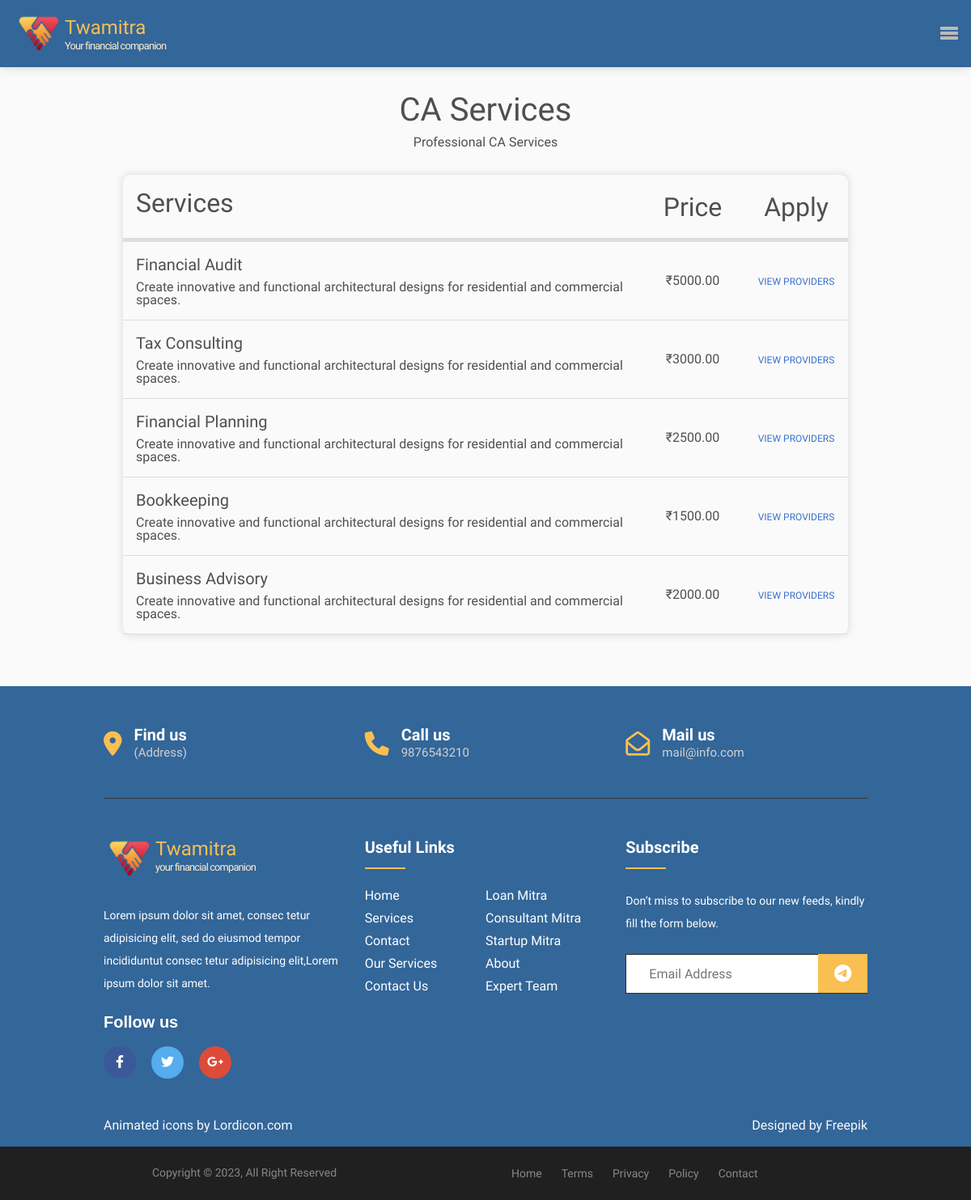
Page /subServices/CA/ on the committed database.
### twamitraApp/models.py (models this page shows, shortened)
class Professions(models.Model):
    name = models.CharField(max_length=255)
    alias = models.CharField(max_length=255)

class ServiceType(models.Model):
    name = models.CharField(max_length=150)
    alias = models.CharField(max_length=150)
    profession = models.ForeignKey(Professions,on_delete=models.CASCADE)
    price = models.DecimalField(max_digits=10, decimal_places=2)

### twamitraApp/views.py (the view)
# urls.py: path("subServices/<str:sub>/",views.subServices,name="subServices"),
def subServices(request,sub):
    profession = Professions.objects.get(alias=sub)
    services = ServiceType.objects.filter(profession=profession)
    return render(request, "subServices.html", {"services":services, "profession":profession})

### templates/subServices.html (shortened to what this page needs)
{% extends 'base.html' %}
{% load static %}
{% block css %}
{% block head_css_site %}
{{ block.super }}
<link rel="stylesheet" href="{% static 'stylesheet/subservice.css' %}">
{% endblock head_css_site %}
{% endblock css %}
{% block content %}
<div class="subServicesWrapper">
    <header>
        <h1>{{profession.name}} Services</h1>
        <p>Professional {{profession.name}} Services</p>
    </header>
    <table class="subServicesTable">
        <thead class="subServicesTableHead">
            <th class="servicesNameHead">
                <h2>Services</h2>
            </th>
            <th class="servicesPriceHead">
                <h2>Price</h2>
            </th>
            <th class="servicesApplyHead">
                <h2>Apply</h2>
            </th>
        </thead>
        {% for service in services %}
        <form action="{% url 'viewProviders' %}" method="get">
            <tr class="subServicesTableRow">
                <td class="service">
                    <h5>{{service.name}}</h5>
                    <p>Create innovative and functional architectural designs for residential and commercial spaces.</p>
                </td>
                <td class="price">
                    <p>&#8377;{{service.price}}</p>
                </td>
                <td class="apply">
                    <button type="submit" class="btn btn-tertiary">
                        <p>View Providers</p>
                    </button>
                </td>
            </tr>
        </form>
        {% endfor %}
    </table>
</div>
{% endblock %}

### templates/base.html (shortened to what this page needs)
{% load static %}
<!DOCTYPE html>
<html lang="en">
<head>
    <link rel="stylesheet" href="https://cdnjs.cloudflare.com/ajax/libs/font-awesome/6.0.0/css/all.min.css" />
    <link rel="stylesheet" href="https://unpkg.com/aos@next/dist/aos.css" />
    {% block css %}
    {% block head_css_site %}
    <link rel="stylesheet" href="{% static 'css/mdb.min.css' %}" />
    <link rel="stylesheet" href="{% static 'stylesheet/home.css' %}" type='text/css'>
    <link rel="stylesheet" href="https://unpkg.com/aos@next/dist/aos.css" />
    <link rel="stylesheet" type="text/css"
        href="https://cdn.jsdelivr.net/npm/node-snackbar@latest/dist/snackbar.min.css" />
    {% endblock head_css_site %}
    {% endblock css %}
</head>
<body>
    {% include 'navbar.html'%}
    {% block content %}
    {% endblock %}
    {% include 'footer.html'%}
</body>
</html>

### templates/navbar.html (shortened to what this page needs)
{% load static %}
<header>
    <nav class="navbar container">
        <a href="{% url 'home' %}" class="logo_nav">
            <div class="logoImg">
                <img class="logo_img" src="{% static 'img/logo.png' %}" alt="">
            </div>
            <div class="logoName">
                <h4>Twamitra</h4>
                <p>Your financial companion</p>
            </div>
        </a>
        <div class='hamBurger demo'>
            <div id="menu-icon" class='menu'>
                <span class='bar1'></span>
                <span class='bar2'></span>
                <span class='bar3'></span>
            </div>
        </div>
    </nav>
</header>

### templates/footer.html
{% load static %}
<footer class="footer-section">
    <div class="container main-footer">
        <div class="footer-cta pt-5 pb-5">
            <div class="row">
                <div class="col-xl-4 col-md-4 mb-30">
                    <div class="single-cta">
                        <i class="fas fa-map-marker-alt"></i>
                        <div class="cta-text">
                            <h4>Find us</h4>
                            <span>(Address)</span>
                        </div>
                    </div>
                </div>
                <div class="col-xl-4 col-md-4 mb-30">
                    <div class="single-cta">
                        <i class="fas fa-phone"></i>
                        <div class="cta-text">
                            <h4>Call us</h4>
                            <span>9876543210</span>
                        </div>
                    </div>
                </div>
                <div class="col-xl-4 col-md-4 mb-30">
                    <div class="single-cta">
                        <i class="far fa-envelope-open"></i>
                        <div class="cta-text">
                            <h4>Mail us</h4>
                            <span>mail@info.com</span>
                        </div>
                    </div>
                </div>
            </div>
        </div>
        <div class="footer-content pt-5 pb-5">
            <div class="row ">
                <div class="col-xl-4 col-lg-4 mb-50">
                    <div class="footer-widget">
                        <div class="footer-logo">
                            <a href="{% url 'home' %}" >
                                <div class="logoImg">
                                    <img class="logo_img" src="{% static 'img/logo.png'%}" alt="">
                                </div>
                                <div class="logoName">
                                    <h4>Twamitra</h4>
                                    <p>your financial companion</p>
                                </div>
                            </a>
                        </div>
                        <div class="footer-text">
                            <p>Lorem ipsum dolor sit amet, consec tetur adipisicing elit, sed do eiusmod tempor
                                incididuntut consec tetur adipisicing
                                elit,Lorem ipsum dolor sit amet.</p>
                        </div>
                        <div class="footer-social-icon">
                            <span>Follow us</span>
                            <a href="#"><i class="fab fa-facebook-f facebook-bg"></i></a>
                            <a href="#"><i class="fab fa-twitter twitter-bg"></i></a>
                            <a href="#"><i class="fab fa-google-plus-g google-bg"></i></a>
                        </div>
                    </div>
                </div>
                <div class="col-xl-4 col-lg-4 col-md-6 mb-30">
                    <div class="footer-widget">
                        <div class="footer-widget-heading">
                            <h3>Useful Links</h3>
                        </div>
                        <ul>
                            <li><a href="#">Home</a></li>
                            <li><a href="#">Loan Mitra</a></li>
                            <li><a href="#">services</a></li>
                            <li><a href="#">Consultant Mitra</a></li>
                            <li><a href="#">Contact</a></li>
                            <li><a href="#">Startup Mitra</a></li>
                            <li><a href="#">Our Services</a></li>
                            <li><a href="#">About</a></li>
                            <li><a href="#">Contact us</a></li>
                            <li><a href="#">Expert Team</a></li>
                        </ul>
                    </div>
                </div>
                <div class="col-xl-4 col-lg-4 col-md-6 mb-50">
                    <div class="footer-widget">
                        <div class="footer-widget-heading">
                            <h3>Subscribe</h3>
                        </div>
                        <div class="footer-text mb-25">
                            <p>Don’t miss to subscribe to our new feeds, kindly fill the form below.</p>
                        </div>
                        <div class="subscribe-form">
                            <form action="#">
                                <input type="text" placeholder="Email Address">
                                <button><i class="fab fa-telegram-plane"></i></button>
                            </form>
                        </div>
                    </div>
                </div>
            </div>
        </div>
        <div class="attribution">
            <a href="https://lordicon.com/">Animated icons by Lordicon.com</a>
            <a href="http://www.freepik.com/">Designed by Freepik</a>
        </div>
    </div>
    <div class="copyright-area">
        <div class="container">
            <div class="row">
                <div class="col-xl-6 col-lg-6 text-center text-lg-left">
                    <div class="copyright-text">
                        <p>Copyright &copy; 2023, All Right Reserved</p>
                    </div>
                </div>
                <div class="col-xl-6 col-lg-6 d-none d-lg-block text-right">
                    <div class="footer-menu">
                        <ul>
                            <li><a href="#">Home</a></li>
                            <li><a href="#">Terms</a></li>
                            <li><a href="#">Privacy</a></li>
                            <li><a href="#">Policy</a></li>
                            <li><a href="#">Contact</a></li>
                        </ul>
                    </div>
                </div>
            </div>
        </div>
    </div>
</footer>

### static/stylesheet/home.css (style rules this page uses)
*, *:before, *:after { box-sizing: border-box; margin: 0; padding: 0; border: 0; font-size: 100%; font: inherit; vertical-align: baseline; text-rendering: optimizeLegibility; -webkit-font-smoothing: antialiased; text-size-adjust: none; }
:root { --theme-light-color: #fafafa; --theme-dark-color: #141414; --text-dark-color: #1a1a1a; --text-gray-color: #696969; --text-lightGray-color: #bababa; --body-font: "Epilogue", sans-serif; --theme-yellow-color: #F9BF51; --theme-lightYellow-color: rgb(255, 239, 208); --theme-red-color: #336699; --theme-darkBlue-color: #00011e; --theme-lightRed-color: #cce8ff; }
body { background-color: var(--theme-light-color); font-family: var(--body-font); line-height: 1; }
a { color: inherit; text-decoration: none; }
p { margin-bottom: 0; }
button { cursor: pointer; }
ol, ul { list-style: none; }
.container { max-width: 100%; margin: 0 auto; padding: 0 1rem; }
.navbar { display: flex; justify-content: space-between; align-items: center; padding: 1rem; transition: all 0.5s ease; background-color: var(--theme-red-color); position: fixed; top: 0; z-index: 5000; color: var(--theme-yellow-color); }
.logo_nav { display: flex; justify-content: center; align-items: center; }
.logo_img { height: 3.2rem; }
.logoName { padding-bottom: 6px; line-height: 0; }
.logoName p { font-family: "Merienda"; font-size: 0.8rem; word-spacing: -0.01rem; letter-spacing: -0.05rem; color: var(--theme-lightYellow-color); }
.navbar .menu { display: none; float: left; transition: all 275ms ease; cursor: pointer; }
@media screen and (max-width: 1240px) { .navbar .menu { display: block; } }
.navbar .menu span { display: block; width: 22px; height: 4px; background: var(--text-lightGray-color); margin-bottom: 2px; border-radius: 1px; transition: all 275ms ease; }
ul { margin: 0px; padding: 0px; }
.footer-section { background-color: var(--theme-red-color); position: relative; }
.main-footer { padding-inline: 8rem; }
.attribution { display: flex; justify-content: space-between; color: var(--theme-light-color); line-height: 1.3rem; margin-bottom: 1rem; }
.footer-cta { border-bottom: 1px solid #373636; }
.single-cta i { color: var(--theme-yellow-color); font-size: 30px; float: left; margin-top: 8px; }
.cta-text { padding-left: 15px; display: inline-block; }
.cta-text h4 { color: #fff; font-size: 20px; font-weight: 600; margin-bottom: 2px; }
.cta-text span { color: #d1d1d1; font-size: 15px; }
.footer-content { position: relative; z-index: 2; }
.row { row-gap: 3rem; }
.footer-logo { margin-bottom: 30px; }
.footer-logo a { display: flex; color: var(--theme-yellow-color); }
.footer-text p { margin-bottom: 24px; font-size: 14px; color: #ffffff; line-height: 28px; }
.footer-social-icon span { color: #fff; display: block; font-size: 20px; font-weight: 700; font-family: 'Poppins', sans-serif; margin-bottom: 20px; }
.footer-social-icon a { color: #fff; font-size: 16px; margin-right: 15px; }
.footer-social-icon i { height: 40px; width: 40px; text-align: center; line-height: 38px; border-radius: 50%; }
.facebook-bg { background: #3B5998; }
.twitter-bg { background: #55ACEE; }
.google-bg { background: #DD4B39; }
.footer-widget-heading h3 { color: #fff; font-size: 20px; font-weight: 600; margin-bottom: 40px; position: relative; }
.footer-widget-heading h3::before { content: ""; position: absolute; left: 0; bottom: -15px; height: 2px; width: 50px; background: var(--theme-yellow-color); }
.footer-widget ul li { display: inline-block; color: white; float: left; width: 50%; margin-bottom: 12px; }
.footer-widget ul li a { color: #ffffff; text-transform: capitalize; }
.subscribe-form { position: relative; overflow: hidden; }
.subscribe-form input { width: 100%; padding: 14px 28px; background: #ffffff; border: 1px solid #2E2E2E; color: #fff; }
.subscribe-form button { position: absolute; right: 0; background: var(--theme-yellow-color); padding: 13px 20px; top: 0; }
.subscribe-form button i { color: #fff; font-size: 22px; transform: rotate(-6deg); }
.copyright-area { background: #202020; padding: 25px 0; }
.copyright-text p { margin: 0; font-size: 14px; color: #878787; }
.footer-menu li { display: inline-block; margin-left: 20px; }
.footer-menu li a { font-size: 14px; color: #878787; }

### rows in the picture
Professions: name "CA"
ServiceType: name "Financial Audit", price "5000.00"
ServiceType: name "Tax Consulting", price "3000.00"
ServiceType: name "Financial Planning", price "2500.00"
ServiceType: name "Bookkeeping", price "1500.00"
ServiceType: name "Business Advisory", price "2000.00"
